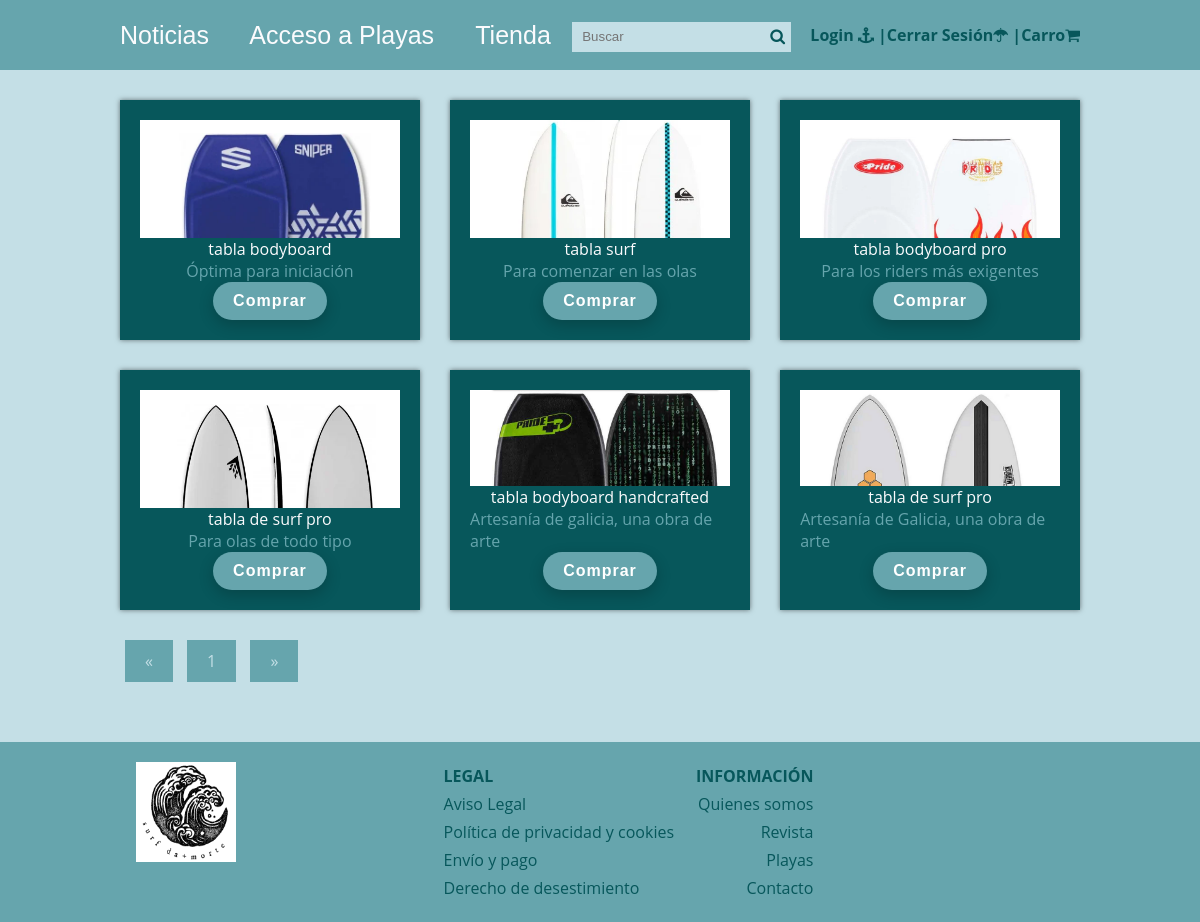
The app's page /Categorias_Productos.php?id=1 with its own data.
### tables this page shows
CREATE TABLE IF NOT EXISTS Productos (
    CodProd INT AUTO_INCREMENT PRIMARY KEY,
    nombre VARCHAR(100) NOT NULL,
    descripcion TEXT, 
    precio INT,
    imagen VARCHAR(255),  
    CodCat INT,  
    stock INT,
    FOREIGN KEY (CodCat) REFERENCES Categorias_Productos(CodCat)
);

### admin/config.php (called while the page is built, shortened)
<?php
$blog_config = array(
    'post_por_pagina' => '6',
    'carpeta_imagenes' => 'imagenes/',
);
?>

### functions.php (called while the page is built, shortened)
<?php
function limpiarDatos($datos){
    $datos = trim($datos);
     $datos = stripslashes($datos);
     $datos = htmlspecialchars($datos);
     return $datos;
}
function pagina_actual(){
    return isset($_GET['p']) ? (int)$_GET['p'] : 1;
}
function id_articulo($id){
    return (int)limpiarDatos($id);
}
function obtener_post_por_id_producto($post_por_pagina, $conexion, $id){
    $inicio = (pagina_actual() > 1 ? pagina_actual() * $post_por_pagina - $post_por_pagina : 0);
    $sentencia = $conexion->prepare("SELECT SQL_CALC_FOUND_ROWS * FROM productos where CodCat = $id LIMIT $inicio, $post_por_pagina");
    $sentencia->execute();
    return $sentencia->fetchAll();
}
?>

### views/productos.view.php (the view, shortened to what this page needs)
<?php require 'header.php'; ?>
<div class="container">
    <?php foreach($posts as $post): ?>
        <div class="square">
            <div class="image-container">
                <img src="<?php echo htmlspecialchars(RUTA); ?>/imagenes/productos/imagenes_tienda/<?php echo htmlspecialchars($post['imagen']); ?>" alt="Imagen del producto">
            </div>
            <div class="content"><a href="producto.php?id=<?php echo $post['CodProd']; ?>"><?php echo htmlspecialchars($post['nombre']); ?> </a></div>
            <div class="extracto"><?php echo htmlspecialchars($post['descripcion']); ?></div>
            <form action="<?php echo RUTA; ?>carrito/index.php" method="POST">
                    <button type="submit" class="comprar" >Comprar</button>
                </form>
            </div>
    <?php endforeach; ?>
    <?php require 'paginacion_productos.php' ?>
</div>
<?php require 'footer.php'; ?>

### css/estilos.css (style rules this page uses)
:root { --color4: #003b46; --color2: #07575b; --color3: #66a5ad; --color1: #c4dfe6; --color5: #fbfbfd; }
* { margin: 0; padding: 0; -webkit-box-sizing: border-box; -moz-box-sizing: border-box; box-sizing: border-box; }
body { font-size: 16px; font-family: 'Open Sans', sans-serif; background: var(--color1); color: var(--color2); margin: 0; }
a { text-decoration: none; color: var(--color5); }
.comprar { background-color: var(--color3); color: white; height: auto; width: auto; padding: 10px 20px; border: none; border-radius: 25px; font-size: 16px; font-weight: bold; letter-spacing: 1px; cursor: pointer; box-shadow: 0 5px 15px rgba(0, 0, 0, 0.2); transition: all 0.3s ease; }

### css/views.css (style rules this page uses)
:root { --color3: #66a5ad; --color2: #07575b; --color4: #66a5ad; --color1: #c4dfe6; --color5: #fbfbfd; }
.container { display: flex; flex-wrap: wrap; justify-content: space-between; width: 80%; margin: 0 auto; }
.square { width: calc(33.32% - 20px); background: var(--color2); box-shadow: 0px 0px 5px rgba(0, 0, 0, 0.5); margin-bottom: 30px; padding: 20px; color: var(--color3); box-sizing: border-box; height: calc(35vh - 40px); display: flex; flex-direction: column; justify-content: space-between; align-items: center; position: relative; }
.image-container { width: 100%; flex: 1; overflow: hidden; }
.image-container img { width: 100%; display: block; }

### records on screen
productos: imagen (picture), nombre "tabla bodyboard", descripcion "Óptima para iniciación"
productos: imagen (picture), nombre "tabla surf", descripcion "Para comenzar en las olas"
productos: imagen (picture), nombre "tabla bodyboard pro", descripcion "Para los riders más exigentes"
productos: imagen (picture), nombre "tabla de surf pro", descripcion "Para olas de todo tipo"
productos: imagen (picture), nombre "tabla bodyboard handcrafted", descripcion "Artesanía de galicia, una obra de arte"
productos: imagen (picture), nombre "tabla de surf pro", descripcion "Artesanía de Galicia, una obra de arte"
